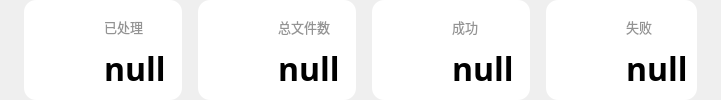
                <widget class="QFrame" name="horizontalFrame_3">
                 <layout class="QHBoxLayout" name="horizontalLayout_5">
                  <property name="spacing">
                   <number>16</number>
                  </property>
                  <property name="leftMargin">
                   <number>24</number>
                  </property>
                  <property name="topMargin">
                   <number>0</number>
                  </property>
                  <property name="rightMargin">
                   <number>24</number>
                  </property>
                  <property name="bottomMargin">
                   <number>0</number>
                  </property>
                  <item>
                   <widget class="QFrame" name="horizontalFrame_6">
                    <property name="styleSheet">
                     <string notr="true">background-color: rgb(255, 255, 255);
border-radius:12px</string>
                    </property>
                    <layout class="QHBoxLayout" name="horizontalLayout_12">
                     <property name="leftMargin">
                      <number>16</number>
                     </property>
                     <property name="rightMargin">
                      <number>16</number>
                     </property>
                     <item>
                      <widget class="QWidget" name="widget_6" native="true">
                       <property name="minimumSize">
                        <size>
                         <width>58</width>
                         <height>58</height>
                        </size>
                       </property>
                       <property name="maximumSize">
                        <size>
                         <width>58</width>
                         <height>58</height>
                        </size>
                       </property>
                       <property name="styleSheet">
                        <string notr="true">QWidget {
    image: url(&quot;resources/img/已处理.svg&quot;);
}</string>
                       </property>
                      </widget>
                     </item>
                     <item>
                      <layout class="QVBoxLayout" name="verticalLayout_6">
                       <property name="spacing">
                        <number>2</number>
                       </property>
                       <item>
                        <widget class="QLabel" name="label_13">
                         <property name="font">
                          <font>
                           <pointsize>10</pointsize>
                           <bold>false</bold>
                          </font>
                         </property>
                         <property name="styleSheet">
                          <string notr="true">color: rgb(147, 147, 147);</string>
                         </property>
                         <property name="text">
                          <string>已处理</string>
                         </property>
                        </widget>
                       </item>
                       <item>
                        <widget class="QLabel" name="processed_label">
                         <property name="font">
                          <font>
                           <family>等线</family>
                           <pointsize>24</pointsize>
                           <bold>true</bold>
                          </font>
                         </property>
                         <property name="text">
                          <string>null</string>
                         </property>
                        </widget>
                       </item>
                      </layout>
                     </item>
                    </layout>
                   </widget>
                  </item>
                  <item>
                   <widget class="QFrame" name="horizontalFrame_5">
                    <property name="styleSheet">
                     <string notr="true">background-color: rgb(255, 255, 255);
border-radius:12px</string>
                    </property>
                    <layout class="QHBoxLayout" name="horizontalLayout_10">
                     <property name="leftMargin">
                      <number>16</number>
                     </property>
                     <property name="rightMargin">
                      <number>16</number>
                     </property>
                     <item>
                      <widget class="QWidget" name="widget_4" native="true">
                       <property name="minimumSize">
                        <size>
                         <width>58</width>
                         <height>58</height>
                        </size>
                       </property>
                       <property name="maximumSize">
                        <size>
                         <width>58</width>
                         <height>58</height>
                        </size>
                       </property>
                       <property name="styleSheet">
                        <string notr="true">QWidget {
    image: url(&quot;resources/img/总文件数.svg&quot;);
}</string>
                       </property>
                      </widget>
                     </item>
                     <item>
                      <layout class="QVBoxLayout" name="verticalLayout_4">
                       <property name="spacing">
                        <number>2</number>
                       </property>
                       <property name="leftMargin">
                        <number>0</number>
                       </property>
                       <item>
                        <widget class="QLabel" name="label_9">
                         <property name="font">
                          <font>
                           <pointsize>10</pointsize>
                          </font>
                         </property>
                         <property name="styleSheet">
                          <string notr="true">color: rgb(147, 147, 147);</string>
                         </property>
                         <property name="text">
                          <string>总文件数</string>
                         </property>
                        </widget>
                       </item>
                       <item>
                        <widget class="QLabel" name="total_files_label">
                         <property name="sizePolicy">
                          <sizepolicy hsizetype="Preferred" vsizetype="Preferred">
                           <horstretch>0</horstretch>
                           <verstretch>0</verstretch>
                          </sizepolicy>
                         </property>
                         <property name="maximumSize">
                          <size>
                           <width>16777215</width>
                           <height>16777215</height>
                          </size>
                         </property>
                         <property name="font">
                          <font>
                           <family>等线</family>
                           <pointsize>24</pointsize>
                           <bold>true</bold>
                          </font>
                         </property>
                         <property name="text">
                          <string>null</string>
                         </property>
                        </widget>
                       </item>
                      </layout>
                     </item>
                    </layout>
                   </widget>
                  </item>
                  <item>
                   <widget class="QFrame" name="horizontalFrame_7">
                    <property name="styleSheet">
                     <string notr="true">background-color: rgb(255, 255, 255);
border-radius:12px</string>
                    </property>
                    <layout class="QHBoxLayout" name="horizontalLayout_13">
                     <property name="leftMargin">
                      <number>16</number>
                     </property>
                     <property name="rightMargin">
                      <number>16</number>
                     </property>
                     <item>
                      <widget class="QWidget" name="widget_7" native="true">
                       <property name="minimumSize">
                        <size>
                         <width>58</width>
                         <height>58</height>
                        </size>
                       </property>
                       <property name="maximumSize">
                        <size>
                         <width>58</width>
                         <height>58</height>
                        </size>
                       </property>
                       <property name="styleSheet">
                        <string notr="true">QWidget {
    image: url(&quot;resources/img/成功.svg&quot;);
}</string>
                       </property>
                      </widget>
                     </item>
                     <item>
                      <layout class="QVBoxLayout" name="verticalLayout_7">
                       <property name="spacing">
                        <number>2</number>
                       </property>
                       <item>
                        <widget class="QLabel" name="label_15">
                         <property name="font">
                          <font>
                           <pointsize>10</pointsize>
                          </font>
                         </property>
                         <property name="styleSheet">
                          <string notr="true">color: rgb(147, 147, 147);</string>
                         </property>
                         <property name="text">
                          <string>成功</string>
                         </property>
                        </widget>
                       </item>
                       <item>
                        <widget class="QLabel" name="success_label">
                         <property name="font">
                          <font>
                           <family>等线</family>
                           <pointsize>24</pointsize>
                           <bold>true</bold>
                          </font>
                         </property>
                         <property name="text">
                          <string>null</string>
                         </property>
                        </widget>
                       </item>
                      </layout>
                     </item>
                    </layout>
                   </widget>
                  </item>
                  <item>
                   <widget class="QFrame" name="horizontalFrame_8">
                    <property name="styleSheet">
                     <string notr="true">background-color: rgb(255, 255, 255);
border-radius:12px</string>
                    </property>
                    <layout class="QHBoxLayout" name="horizontalLayout_14">
                     <property name="leftMargin">
                      <number>16</number>
                     </property>
                     <item>
                      <widget class="QWidget" name="widget_8" native="true">
                       <property name="minimumSize">
                        <size>
                         <width>58</width>
                         <height>58</height>
                        </size>
                       </property>
                       <property name="maximumSize">
                        <size>
                         <width>58</width>
                         <height>58</height>
                        </size>
                       </property>
                       <property name="styleSheet">
                        <string notr="true">QWidget {
    image: url(&quot;resources/img/失败.svg&quot;);
}</string>
                       </property>
                      </widget>
                     </item>
                     <item>
                      <layout class="QVBoxLayout" name="verticalLayout_8">
                       <property name="spacing">
                        <number>2</number>
                       </property>
                       <item>
                        <widget class="QLabel" name="label_17">
                         <property name="font">
                          <font>
                           <pointsize>10</pointsize>
                          </font>
                         </property>
                         <property name="styleSheet">
                          <string notr="true">color: rgb(147, 147, 147);</string>
                         </property>
                         <property name="text">
                          <string>失败</string>
                         </property>
                        </widget>
                       </item>
                       <item>
                        <widget class="QLabel" name="failed_label">
                         <property name="font">
                          <font>
                           <family>等线</family>
                           <pointsize>24</pointsize>
                           <bold>true</bold>
                          </font>
                         </property>
                         <property name="text">
                          <string>null</string>
                         </property>
                        </widget>
                       </item>
                      </layout>
                     </item>
                    </layout>
                   </widget>
                  </item>
                 </layout>
                </widget>
